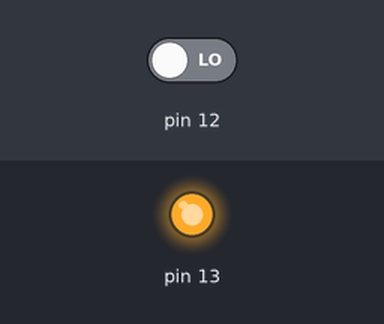
A sketch run on a simulated Arduino Uno, built with avr-gcc and run on an emulated ATmega328P. Shown: output pins drawn as LEDs (lit = HIGH). The inputs (shaded band) are chosen by the test bench; at power-on: pin 12 LOW.

Above: at 1.2 s.
1.3 s: pin 12 driven HIGH
At 2.7 s:
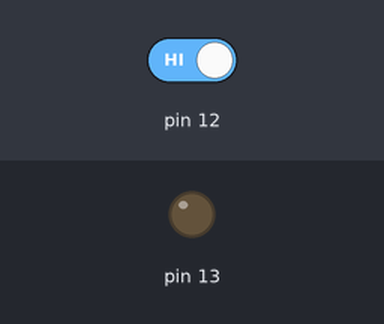
Timing chart, 0 to 4.3 s (numbered marks = the images above; inputs shaded):
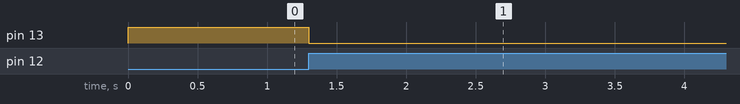

Measured:
- after the input at 1.3 s, pin 13: HIGH → LOW at once

The sketch:

digital_input.ino
```cpp
#include <Arduino.h>

int isHigh = HIGH;
int wasPressed = LOW;

void setup() {
  pinMode(13, OUTPUT);
  pinMode(12, INPUT);
}

void loop() {
  int pressed = digitalRead(12);
  if (!wasPressed && pressed)
    isHigh = !isHigh;
  wasPressed = pressed;
  digitalWrite(13,isHigh);
  delay(50);
}
```
